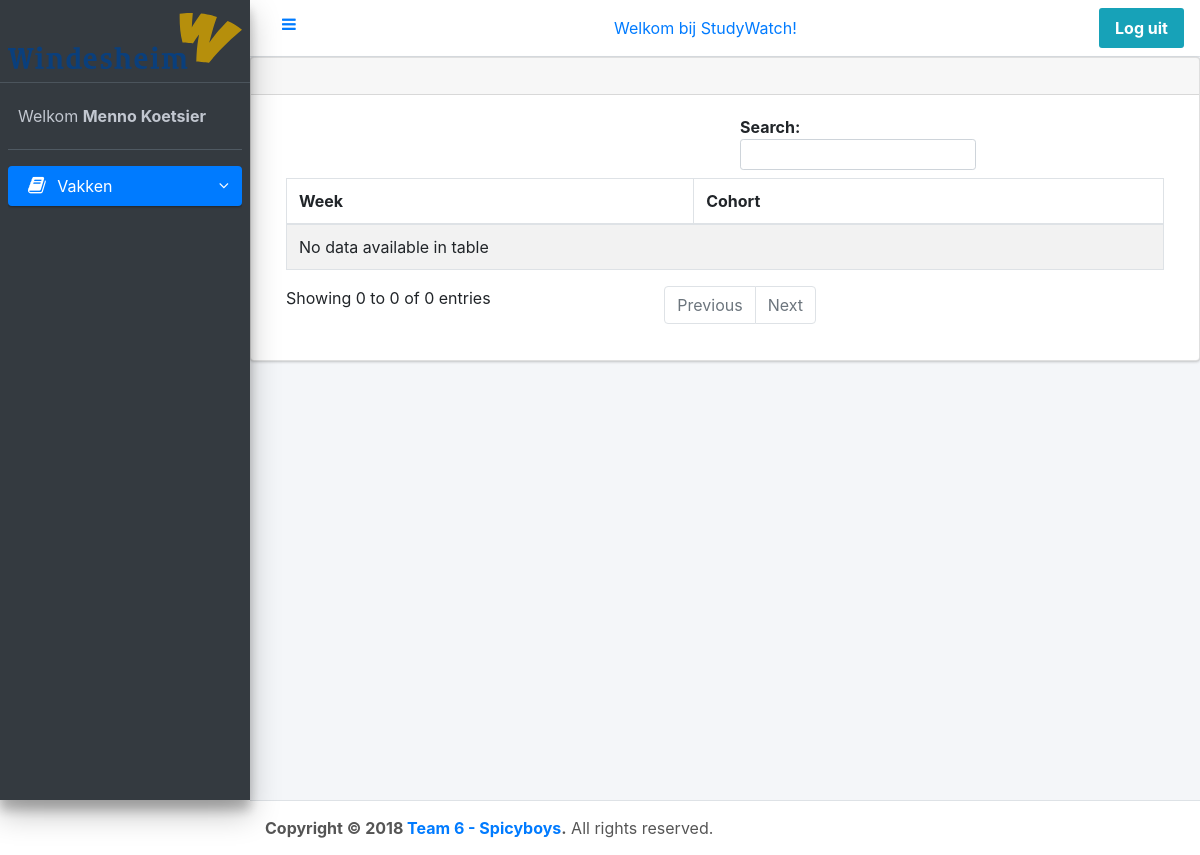
Page /htdocs/StudyWatch/index.php (signed in) on the earlier database version.
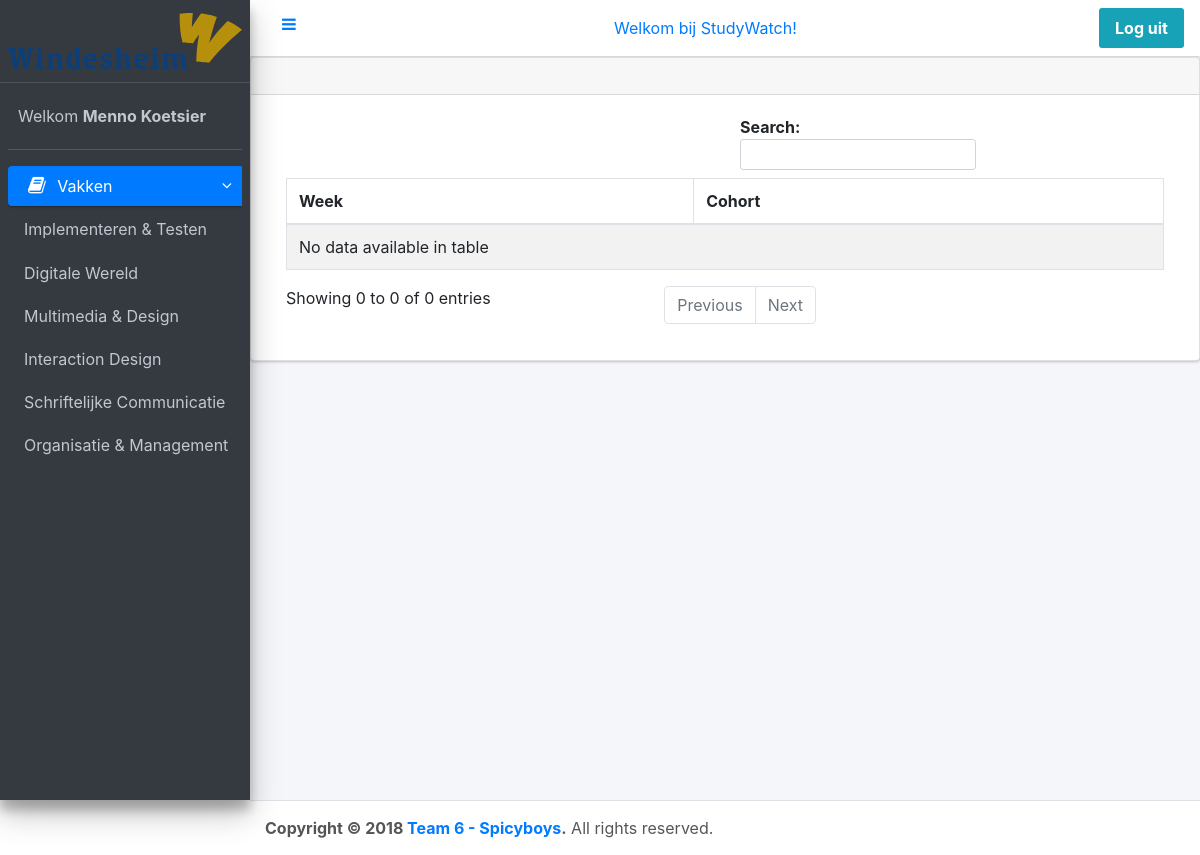
Same page on the later database version.
### tables this page shows
CREATE TABLE `subject` (
  `id` int(10) NOT NULL,
  `name` varchar(255) NOT NULL,
  `teacher_id` int(10) NOT NULL
);

### StudyWatch/user.php (called while the page is built, shortened)
<?php
function getUsername()
{
	return $_SESSION['username'];
}
function getUserType()
{
	if(isset($_SESSION['username']))
	{
		if(isset($_SESSION['is_sb']) && $_SESSION['is_sb'] == 1 && $_SESSION['isTeacher'] == True)
		{
			return 3;
		}
		else if(isset($_SESSION['isTeacher']) && $_SESSION['isTeacher'] == True)
		{
			return 1;
		}
		return 2;
	}
	else
	{
		return 0;
	}
}
?>

### StudyWatch/controllers/home.php (called while the page is built, shortened)
<?php
function home()
{
	require_once(APP_PATH.'/views/home.php');
}
?>

### htdocs/StudyWatch/index.php (called while the page is built, shortened)
<?php
require_once(APP_PATH . '/user.php');
require_once(APP_PATH . '/routes.php');

### StudyWatch/controllers/course.php (the view, shortened to what this page needs)
<?php
function getCourses()
{
	global $connection;
	$sql = "SELECT name FROM subject";
	$co = $connection->query($sql);
	foreach($co as $course)
	{
		if($course['name'] == getCurrentCourse())
		{
			echo '<li class="nav-item">';
				echo'<a href="#" class="nav-link active" name="clickable">';
				echo $course['name'];
				echo'</a>';
			echo'</li>';
		}
		else
		{
			echo '<li class="nav-item">';
				echo'<a href="#" class="nav-link" name="clickable">';
				echo $course['name'];
				echo'</a>';
			echo'</li>';
		}
	}
}
?>

### StudyWatch/routes.php (shortened to what this page needs)
<?php
function call($controller, $action)
{
    call_user_func($action);
}
$controller = "home";
$action = "login";
$allowedControllers = [];
if (getUserType() > 0)
{
	$allowedControllers = array(
	'home' => array ('home','error',),
	'user' => array ('logout','login','setCurrentCourse', 'aanmelden'),
	);
	if(getUserType() == 1)
	{
		$allowedControllers['course'] = array ('getStudents');
	}
	else if(getUserType() == 3)
	{
		$allowedControllers['studentlist'] = array('showStudents');
	}
}
else
{
	$allowedControllers = array(
		'home' => array ('login','error'),
		'user' => array ('login','forgotPassword','logout')
	);
}
if(getUserType() < 3 && getUserType() >0&& $action == 'login')
{
	$controller = 'home';
	$action = 'home';
}
if (!array_key_exists($controller, $allowedControllers))
{
    call('home', 'error');
}
else if (!in_array($action, $allowedControllers[$controller]))
{
    call('home', 'error');
}
else
{
    call($controller, $action);
}
?>

### StudyWatch/styles.php (shortened to what this page needs)
<html>
<head>
  <link rel="stylesheet" href="dist/css/thema.min.css">
  <link rel="stylesheet" href="plugins/font-awesome/css/font-awesome.css">
  <link rel="stylesheet" href="plugins/bootstrap/css/bootstrap.min.css">
  <link rel="stylesheet" type="text/css" href="css/style.css">
</head>

### StudyWatch/views/home.php (shortened to what this page needs)
<?php require_once(APP_PATH.'/styles.php'); ?>
<?php require_once(APP_PATH.'/controllers/course.php');?>
<body class="hold-transition sidebar-mini">
<header class="main-header">
<nav class="navbar navbar-static-top bg-white navbar-light border-bottom" >
	<a class="nav-link" data-widget="pushmenu" href="#">
		<i class="fa fa-bars"></i>
	</a>
	<div>
		<li class="nav-item d-none d-sm-inline-block">
		<a name="home" href="#" class="nav-link">Welkom bij StudyWatch!</a>
		</li>
	</div>
	<li class="nav-item d-none d-sm-inline-block">
	<a name="logout" href="#" class="nav-link bg-info logout" ><b>Log uit</b></a>
	</li>
</nav>
</header>
<aside class="main-sidebar sidebar-dark-primary elevation-4">
    <a href="#" class="brand-link">
		<span class="brand-text font-weight-light">
			<img src="img/windesheim.svg" alt="Logo"
           style="opacity: .8;width:100%;height:auto;">
		</span>
    </a>
    <div class="sidebar">
      <div class="user-panel mt-3 pb-3 mb-3 d-flex">
        <div class="info">
          <a name="home" href="#" class="d-block">Welkom <b><?php echo getUsername(); ?></b></a>
        </div>
      </div>
      <nav class="mt-2">
        <ul class="nav nav-pills nav-sidebar flex-column" data-widget="treeview" role="menu" data-accordion="false">
          <li class="nav-item has-treeview menu-open">
            <a href="#" class="nav-link active">
              <i class="nav-icon fa fa-book"></i>
              <p>
                Vakken
                <i class="right fa fa-angle-left"></i>
              </p>
            </a>
			<ul id="vakken" class="nav nav-treeview">
				<?php
				getCourses();
			  ?>
            </ul>
          </li>
		</nav>
    </div>
  </aside>
  <div class="content-wrapper">
          <div class="card">
            <div class="card-header">
            </div>
            <div class="card-body">
              <table id="table" class="table table-bordered table-striped">
                <thead>
				<tr>
                  <th>Week</th>
                  <th>Cohort</th>
                </tr>
                </thead>
                <tbody>
              </table>
            </div>
          </div>
        </div>
  <?php include(APP_PATH.'/views/footer.php'); ?>
</body>

### StudyWatch/views/footer.php
<footer class="main-footer">
	<strong>Copyright &copy; 2018 <a href="https://github.com/Team-6-SpicyBoys/StudyWatch">Team 6 - Spicyboys</a>.</strong> All rights reserved.
</footer>

### htdocs/StudyWatch/css/style.css (style rules this page uses)
html,body { padding:0px; margin:0px; }
.logout { border-radius:3px; }

Differences in the rows shown:
added subject: name "Implementeren & Testen"
added subject: name "Digitale Wereld"
added subject: name "Multimedia & Design"
added subject: name "Interaction Design"
added subject: name "Schriftelijke Communicatie"
added subject: name "Organisatie & Management"
